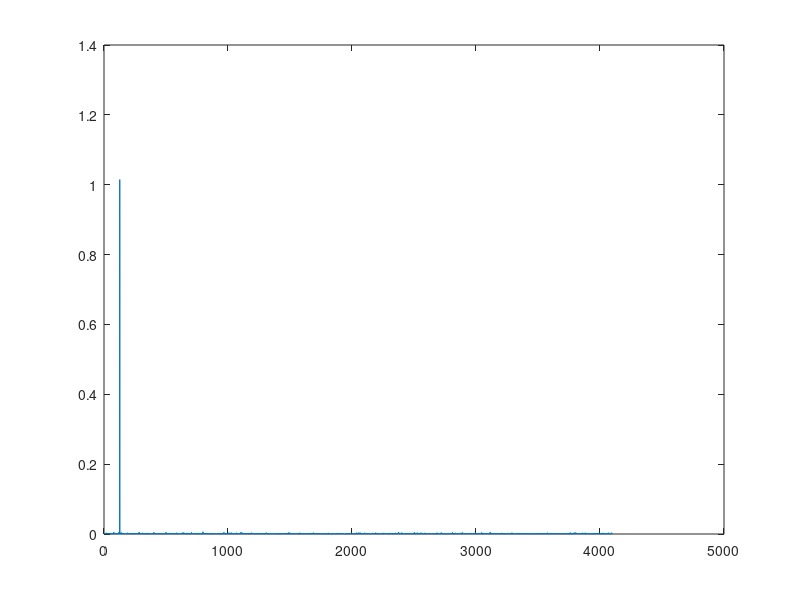

This figure's MATLAB source: (Note: this script raises an error after producing the figure.)
clear all;
SF = 12;    %Spreading Factor
BW = 1000; %Bandwidth
Fs = 1000; %Sampling frequency
s = 127;    %send symbol 'deafult was 33'
SNR = -5; %Signal Noise Ratio


%Generate a data symbol---------------------------------------------
num_samples = (2^SF)*Fs/BW;
k = s-1; %As s is the initial frequency we set k to start at s
lora_symbol = zeros(1,num_samples);
for n = 1:num_samples
    if k>= (2^SF)
        k = k-2^SF;
    end
    k = k+1;
    lora_symbol(n) = (1/(sqrt(2^SF)))*exp((1i*2*pi*(k))*(k/(2^SF*2)));
    
end

for j=1:100
%Adding noise
lora_symbol_noisy = awgn(lora_symbol,SNR,'measured');

%Transmit

%Reciever

%Generate Base down chirp --------------------------------------------
base_down_chirp = zeros(1,num_samples);
k=0;
for n=1:num_samples
    if k>=(2^SF)
        k = k-2^SF;
    end
    k = k + 1;
    base_down_chirp(n) = (1/(sqrt(2^SF)))*exp((-1i*2*pi*(k))*(k/(2^SF*2)));
end

dechirped = lora_symbol_noisy.*(base_down_chirp);

corrs = (abs(fft(dechirped))).^2;
plot(corrs)
[~,ind] = max(corrs);
ind2(j) = ind;

pause(0.01)
end

histogram(ind2,2^SF)

symbol_error_rate = sum(ind2~=s+1)/j;
